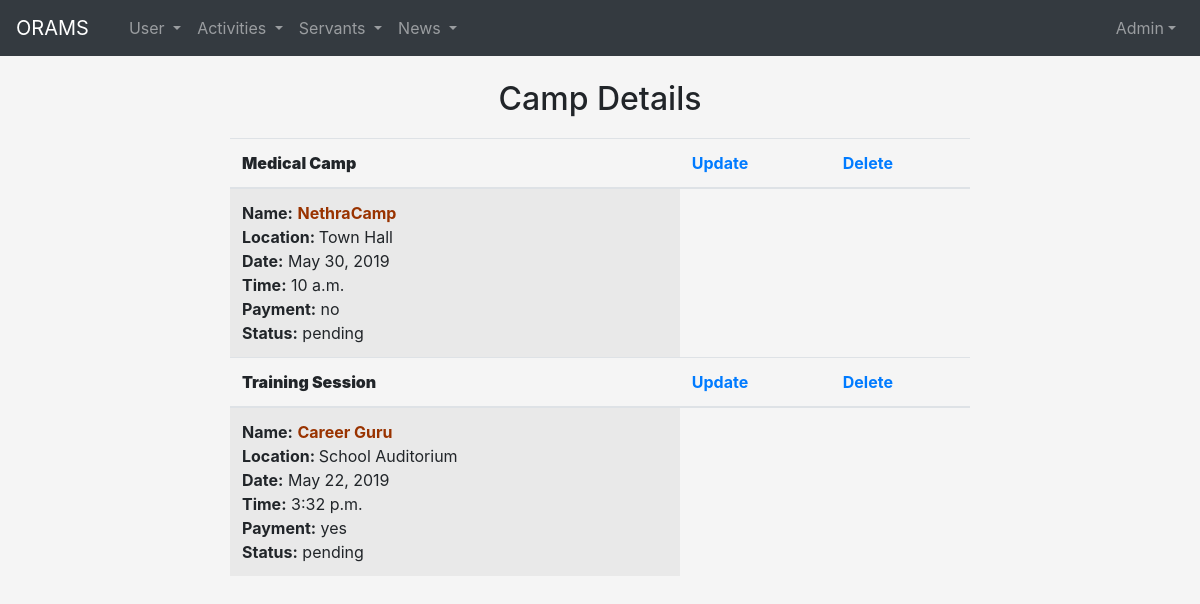
/useradmin/camp_view, run on the app's committed database.
### useradmin/models.py (models this page shows, shortened)
class CampRegistration(models.Model):
    category_name = models.ForeignKey(ActivityCategory, on_delete=models.CASCADE)
    name = models.CharField(max_length=200)
    conduct_date = models.DateField(auto_now=False, auto_now_add=False)
    time = models.TimeField(default=timezone.now)
    location = models.TextField()
    payment = models.CharField(max_length=25, choices=PAYMENT_CHOICES)
    file = models.FileField(upload_to='campfiles/', blank=True)
    status = models.CharField(max_length=25, default='pending')

class ActivityCategory(models.Model):
    category_name = models.CharField(max_length=100)
    def __str__(self):
        return self.category_name

### useradmin/views.py (the view)
# urls.py: path('camp_view', CampListView.as_view(), name='camp_view'),
class CampListView(generic.ListView):
    template_name = 'useradmin/campview.html'
    context_object_name = 'camp_list'
    def get_queryset(self):
        return CampRegistration.objects.all()

### useradmin/templates/useradmin/campview.html (shortened to what this page needs)
{% extends 'useradmin/base.html' %}
{% load crispy_forms_tags %}
{% block body %}
{% block content%}<h2><center>Camp Details</center> </h2>{% endblock %}
<div class="main">
        <div class="container-fluid" style="width:800px; margin:20px auto;"   >
                <div class="col-sm-4 col-md-5 col-lg-12">
                    <div class="panel panel-default">
                        <div class="panel-body">
                           <table  class="table table-striped">
                                {% for camp in camp_list %}
                               <thead><th> <b>{{ camp.category_name }}</b><br></th>
                               <th><a href="#">Update</a></th><th><a href="#"> Delete</a></th></thead>
                                   <tr>
                                       <td><strong>Name:</strong> <b style="color: #993300"> {{ camp.name }}</b><br>
                                   <strong> Location: </strong> {{ camp.location }}<br>
                                  <strong>Date:</strong>  {{ camp.conduct_date }}<br>
                                   <strong>Time:</strong>  {{ camp.time }}<br>
                                    <strong>Payment:</strong>  {{ camp.payment }}<br>
                                    <strong> Status:</strong> {{ camp.status }}<br></td>
                                   </tr>
                                {% endfor %}
                            </table>
                        </div>
                    </div>
                </div>
        </div>
    </div>
{% endblock %}

### login/static/login/base.css (style rules this page uses)
body { background: whitesmoke ; }
.container-fluid { position: inherit; left: 500px; top: 50px; }

### data on the page
CampRegistration: category_name "Medical Camp", name "NethraCamp", location "Town Hall", conduct_date "May 30, 2019", time "10 a.m.", payment "no", status "pending"
CampRegistration: category_name "Training Session", name "Career Guru", location "School Auditorium", conduct_date "May 22, 2019", time "3:32 p.m.", payment "yes", status "pending"
